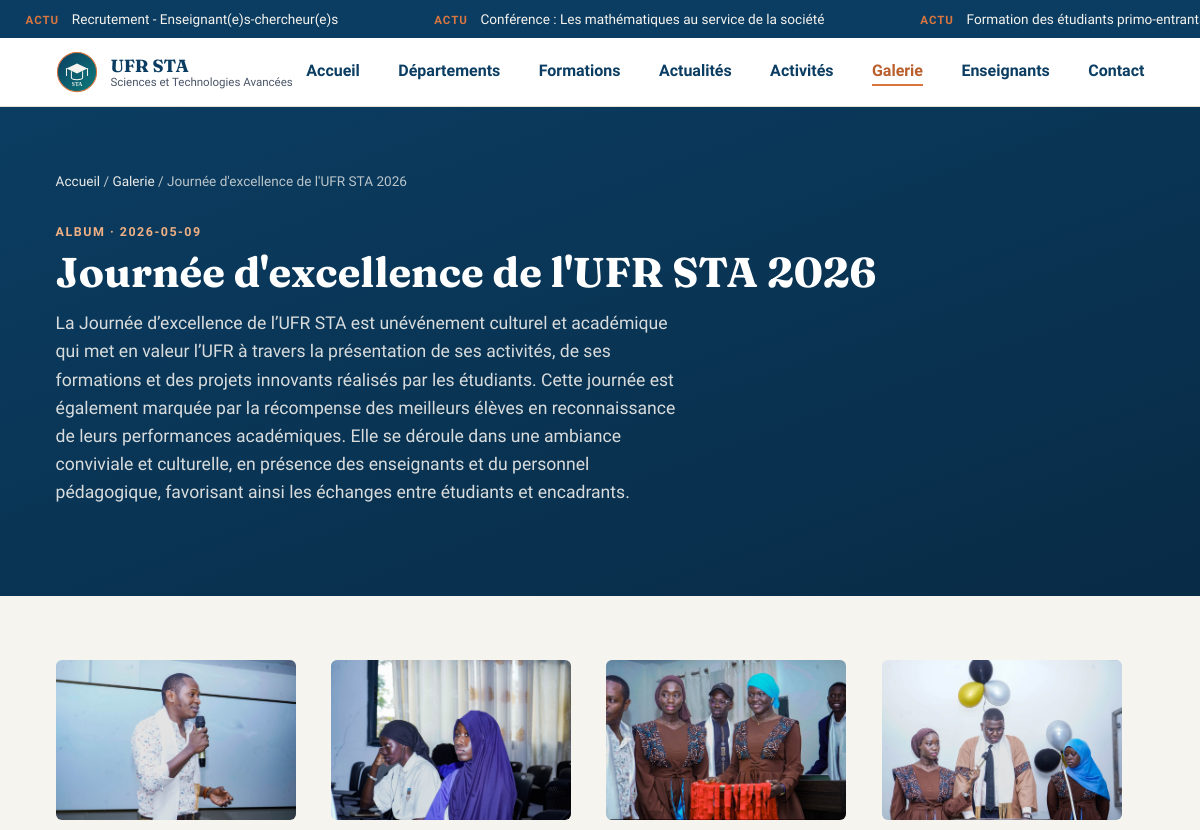
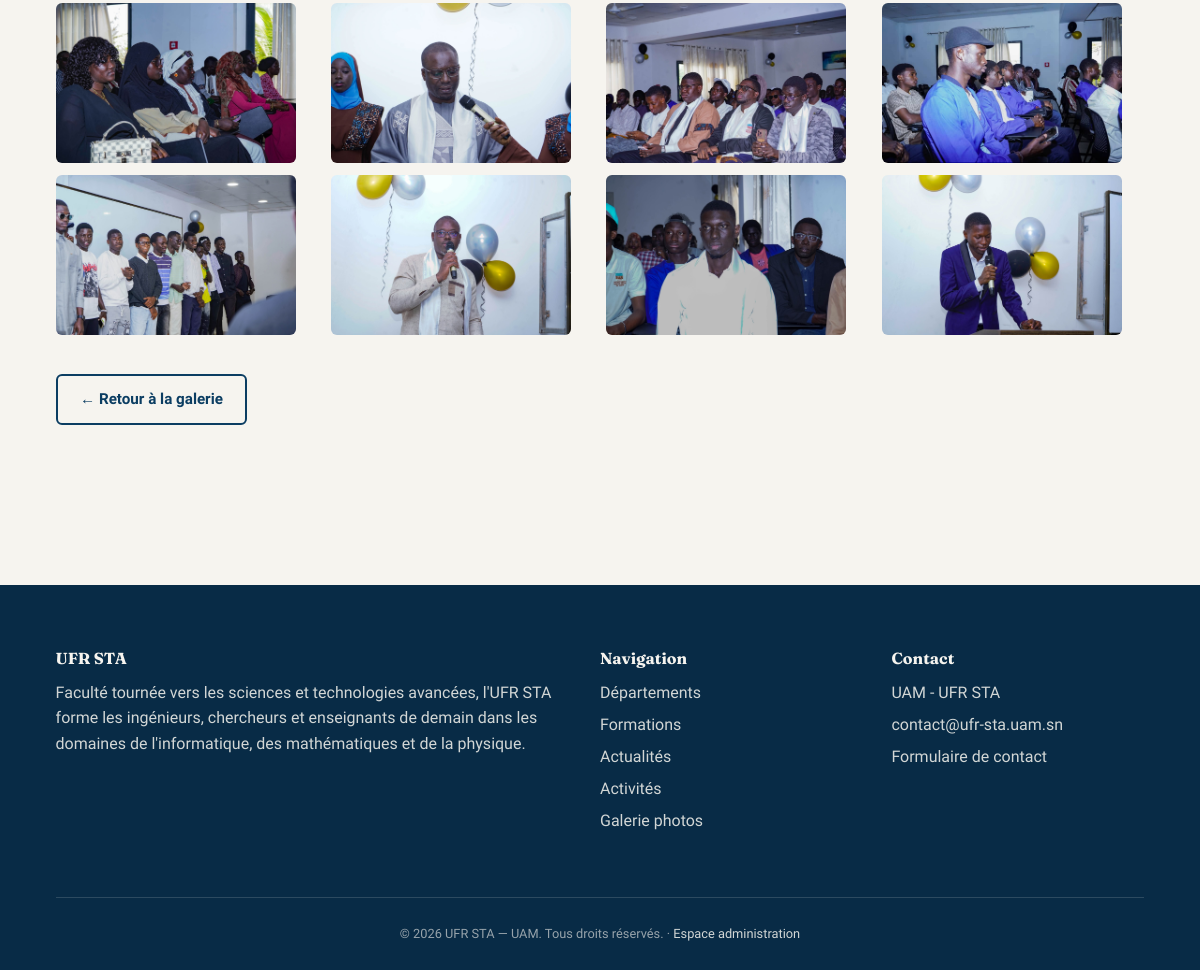
Page /galerie/1 on the committed database (2 pictures, top to bottom).
### tables this page shows
CREATE TABLE actualites (
    id                INTEGER PRIMARY KEY AUTOINCREMENT,
    titre             TEXT NOT NULL,
    date_publication  TEXT NOT NULL,
    description       TEXT,
    photo             TEXT,
    categorie         TEXT DEFAULT 'actualite'
);

CREATE TABLE albums (
    id           INTEGER PRIMARY KEY AUTOINCREMENT,
    titre        TEXT NOT NULL,
    description  TEXT,
    date_album   TEXT
);

CREATE TABLE album_photos (
    id         INTEGER PRIMARY KEY AUTOINCREMENT,
    album_id   INTEGER NOT NULL,
    filename   TEXT NOT NULL,
    FOREIGN KEY (album_id) REFERENCES albums (id) ON DELETE CASCADE
);

### backend/app.py (the view)
@app.route("/galerie/<int:album_id>")
def album_detail(album_id):
    album = query_db("SELECT * FROM albums WHERE id = ?", (album_id,), one=True)
    if album is None:
        abort(404)
    photos = query_db("SELECT * FROM album_photos WHERE album_id = ?", (album_id,))
    return render_template("album_detail.html", album=album, photos=photos)

### backend/app.py (called while the page is built)
def get_db():
    if "db" not in g:
        g.db = sqlite3.connect(app.config["DATABASE"])
        g.db.row_factory = sqlite3.Row
        g.db.execute("PRAGMA foreign_keys = ON")
    return g.db

def query_db(query, args=(), one=False):
    cur = get_db().execute(query, args)
    rows = cur.fetchall()
    cur.close()
    return (rows[0] if rows else None) if one else rows

@app.context_processor
def inject_globals():
    ticker_items = query_db(
        "SELECT id, titre FROM actualites ORDER BY date_publication DESC LIMIT 6"
    )
    return {
        "current_year": datetime.now().year,
        "nom_ufr": "UFR Sciences et Technologies Avancées (STA)",
        "ticker_items": ticker_items,
    }

### templates/album_detail.html (shortened to what this page needs)
{% extends "base.html" %}
{% block content %}
<section class="hero hero--page">
  <div class="container">
    <div class="breadcrumb"><a href="{{ url_for('index') }}">Accueil</a> / <a href="{{ url_for('galerie') }}">Galerie</a> / {{ album['titre'] }}</div>
    <span class="eyebrow eyebrow--accent">Album · {{ album['date_album'] }}</span>
    <h1>{{ album['titre'] }}</h1>
    <p>{{ album['description'] }}</p>
  </div>
</section>
<section class="section">
  <div class="container">
    {% if photos %}
    <div class="photo-grid">
      {% for photo in photos %}
      <img src="{{ url_for('static', filename='images/' + photo['filename']) }}" alt="Photo de l'album {{ album['titre'] }}">
      {% endfor %}
    </div>
    {% else %}
    <p class="empty-state">Aucune photo dans cet album pour le moment.</p>
    {% endif %}
    <a class="btn btn--ghost mt-lg" href="{{ url_for('galerie') }}">&larr; Retour à la galerie</a>
  </div>
</section>
{% endblock %}

### templates/base.html (shortened to what this page needs)
<!DOCTYPE html>
<html lang="fr">
<head>
  <link rel="stylesheet" href="{{ url_for('static', filename='css/style.css') }}">
</head>
<body>
  <header class="site-header">
    {% if ticker_items %}
    <div class="news-ticker" aria-label="Dernières actualités">
      <div class="news-ticker__track">
        {% for item in ticker_items + ticker_items %}
          <span><span class="news-ticker__label">Actu</span><a href="{{ url_for('actualite_detail', actu_id=item['id']) }}">{{ item['titre'] }}</a></span>
        {% endfor %}
      </div>
    </div>
    {% endif %}
    <nav class="navbar" aria-label="Navigation principale">
      <a class="brand" href="{{ url_for('index') }}">
        <img src="{{ url_for('static', filename='images/logo.svg') }}" alt="">
        <span class="brand-text">
          <strong>UFR STA</strong>
          <span>Sciences et Technologies Avancées</span>
        </span>
      </a>
      <div class="main-nav">
        <a href="{{ url_for('index') }}" {% if request.endpoint=='index' %}class="active"{% endif %}>Accueil</a>
        <a href="{{ url_for('departements') }}" {% if request.endpoint and request.endpoint.startswith('departement') %}class="active"{% endif %}>Départements</a>
        <a href="{{ url_for('formations') }}" {% if request.endpoint and request.endpoint.startswith('formation') %}class="active"{% endif %}>Formations</a>
        <a href="{{ url_for('actualites') }}" {% if request.endpoint and request.endpoint.startswith('actualite') %}class="active"{% endif %}>Actualités</a>
        <a href="{{ url_for('activites') }}" {% if request.endpoint and request.endpoint.startswith('activite') %}class="active"{% endif %}>Activités</a>
        <a href="{{ url_for('galerie') }}" {% if request.endpoint and (request.endpoint.startswith('galerie') or request.endpoint.startswith('album')) %}class="active"{% endif %}>Galerie</a>
        <a href="{{ url_for('enseignants') }}" {% if request.endpoint=='enseignants' %}class="active"{% endif %}>Enseignants</a>
        <a href="{{ url_for('contact') }}" {% if request.endpoint=='contact' %}class="active"{% endif %}>Contact</a>
      </div>
    </nav>
  </header>
  <main id="contenu-principal">
    {% block content %}{% endblock %}
  </main>
  <footer class="site-footer">
    <div class="container">
      <div class="footer-grid">
        <div>
          <h4>UFR STA</h4>
          <p>Faculté tournée vers les sciences et technologies avancées,
            l'UFR STA forme les ingénieurs, chercheurs et enseignants
            de demain dans les domaines de l'informatique, des
            mathématiques et de la physique.</p>
        </div>
        <div>
          <h4>Navigation</h4>
          <ul>
            <li><a href="{{ url_for('departements') }}">Départements</a></li>
            <li><a href="{{ url_for('formations') }}">Formations</a></li>
            <li><a href="{{ url_for('actualites') }}">Actualités</a></li>
            <li><a href="{{ url_for('activites') }}">Activités</a></li>
            <li><a href="{{ url_for('galerie') }}">Galerie photos</a></li>
          </ul>
        </div>
        <div>
          <h4>Contact</h4>
          <ul>
            <li>UAM - UFR STA</li>
            <li><a href="mailto:contact@ufr-sta.uam.sn">contact@ufr-sta.uam.sn</a></li>
            <li><a href="{{ url_for('contact') }}">Formulaire de contact</a></li>
          </ul>
        </div>
      </div>
      <div class="footer-bottom">
        &copy; {{ current_year }} UFR STA — UAM. Tous droits réservés. ·
        <a href="{{ url_for('admin_login') }}">Espace administration</a>
      </div>
    </div>
  </footer>
</body>
</html>

### rows in the picture
actualites: titre "Recrutement - Enseignant(e)s-chercheur(e)s"
actualites: titre "Conférence : Les mathématiques au service de la société"
actualites: titre "Formation des étudiants…"
albums: titre "Journée d'excellence de l'UFR STA 2026", date_album "2026-05-09", description "La Journée d’excellence de l’UFR STA est unévénement culturel et académique qui met en valeur l’UFR à travers la présentation de ses activités, de ses formations et des projets innovants réalisés par les étudiants. Cette journée est également marquée par la récompense des meilleurs élèves en reconnaissance de leurs performances académiques. Elle se déroule dans une ambiance conviviale et culturelle, en présence des enseignants et du personnel pédagogique, favorisant ainsi les échanges entre étudiants et encadrants."
album_photos: filename (picture)
album_photos: filename (picture)
album_photos: filename (picture)
album_photos: filename (picture)
album_photos: filename (picture)
album_photos: filename (picture)
album_photos: filename (picture)
album_photos: filename (picture)
album_photos: filename (picture)
album_photos: filename (picture)
album_photos: filename (picture)
album_photos: filename (picture)
